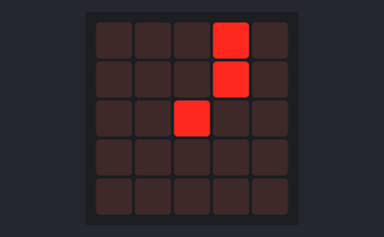
A program run on a simulated BBC micro:bit running MicroPython. Parts: the board's 5×5 LED display.

Above: at 0.1 s.
At 1.1 s:
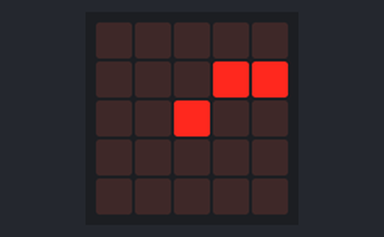
At 2.1 s:
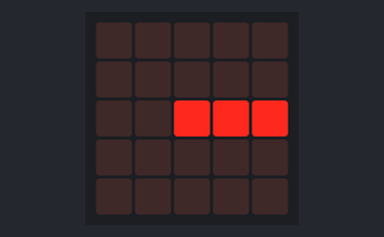
At 5.1 s:
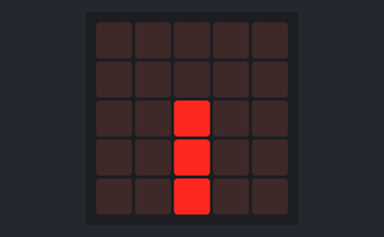
At 8.1 s:
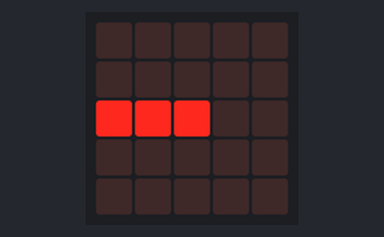
At 11.1 s:
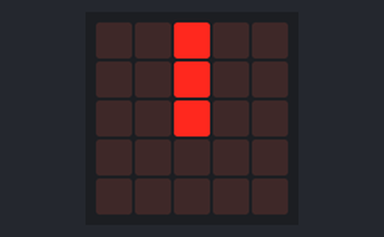

The program:

relojEnMovimiento.py
```python
from microbit import *

while True:
    display.show(Image.CLOCK1)
    sleep(1000)
    display.show(Image.CLOCK2)
    sleep(1000)
    display.show(Image.CLOCK3)
    sleep(1000)
    display.show(Image.CLOCK4)
    sleep(1000)
    display.show(Image.CLOCK5)
    sleep(1000)
    display.show(Image.CLOCK6)
    sleep(1000)
    display.show(Image.CLOCK7)
    sleep(1000)
    display.show(Image.CLOCK8)
    sleep(1000)
    display.show(Image.CLOCK9)
    sleep(1000)
    display.show(Image.CLOCK10)
    sleep(1000)
    display.show(Image.CLOCK11)
    sleep(1000)
    display.show(Image.CLOCK12)
    sleep(1000)
```

Measured:
- by itself, everything shown: repeats every 12.0 s, in 12 steps
- what the display in image 1 shows lasts 1.0 s, from 1.0 s to 2.0 s
